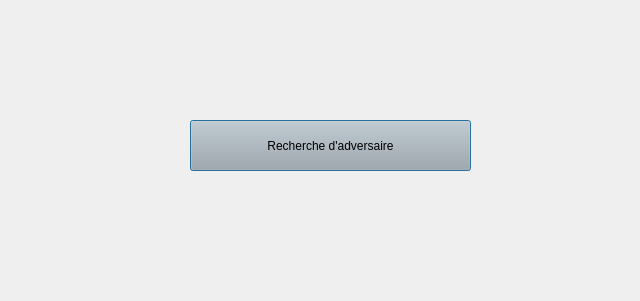
<?xml version="1.0" encoding="UTF-8"?>
<ui version="4.0">
 <class>waitingOpponentDialog</class>
 <widget class="QDialog" name="waitingOpponentDialog">
  <property name="geometry">
   <rect>
    <x>0</x>
    <y>0</y>
    <width>640</width>
    <height>301</height>
   </rect>
  </property>
  <property name="windowTitle">
   <string>Matchmaking</string>
  </property>
  <property name="windowIcon">
   <iconset>
    <normaloff>img/wizardPokerLogo.png</normaloff>img/wizardPokerLogo.png</iconset>
  </property>
  <property name="styleSheet">
   <string notr="true">background: url(:/img/img/menuBg)</string>
  </property>
  <widget class="QLabel" name="label">
   <property name="geometry">
    <rect>
     <x>10</x>
     <y>10</y>
     <width>621</width>
     <height>161</height>
    </rect>
   </property>
   <property name="text">
    <string>&lt;html&gt;&lt;head/&gt;&lt;body&gt;&lt;p align=&quot;center&quot;&gt;&lt;br/&gt;&lt;/p&gt;&lt;/body&gt;&lt;/html&gt;</string>
   </property>
  </widget>
  <widget class="QPushButton" name="pushButton">
   <property name="geometry">
    <rect>
     <x>190</x>
     <y>120</y>
     <width>281</width>
     <height>51</height>
    </rect>
   </property>
   <property name="styleSheet">
    <string notr="true">background: rgb(173, 173, 173)</string>
   </property>
   <property name="text">
    <string>Recherche d'adversaire</string>
   </property>
  </widget>
 </widget>
 <resources/>
 <connections/>
</ui>
